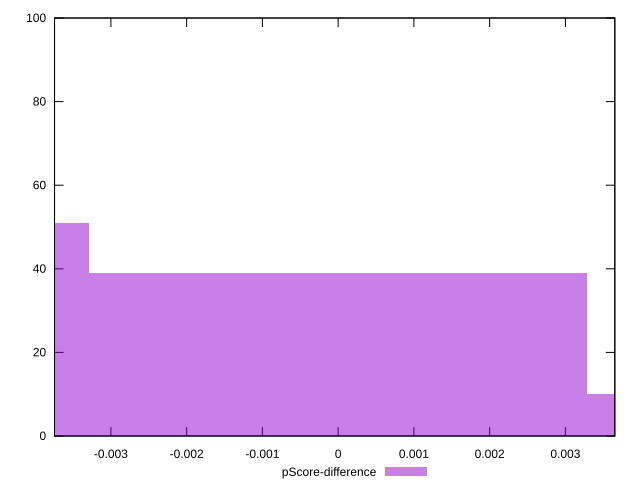

The gnuplot source for this figure:
reset

$pScoreDifference <<EOF
0 39
-0.006574916459568897 51
0.006574916459568897 10
EOF

set key outside below
set boxwidth 0.006574916459568897
set xrange [-0.0037440818712487223:0.0036524716455696993]
set yrange [0:100]
set trange [0:100]
set style fill transparent solid 0.5 noborder
set terminal svg size 640, 490 enhanced background rgb 'white'
set output "report_00018_2021-02-10T15-25-16.877Z/cumulative-layout-shift/samples/pages+cached+noadtech+nomedia/pScore-difference/histogram.svg"

plot $pScoreDifference title "pScore-difference" with boxes

reset
